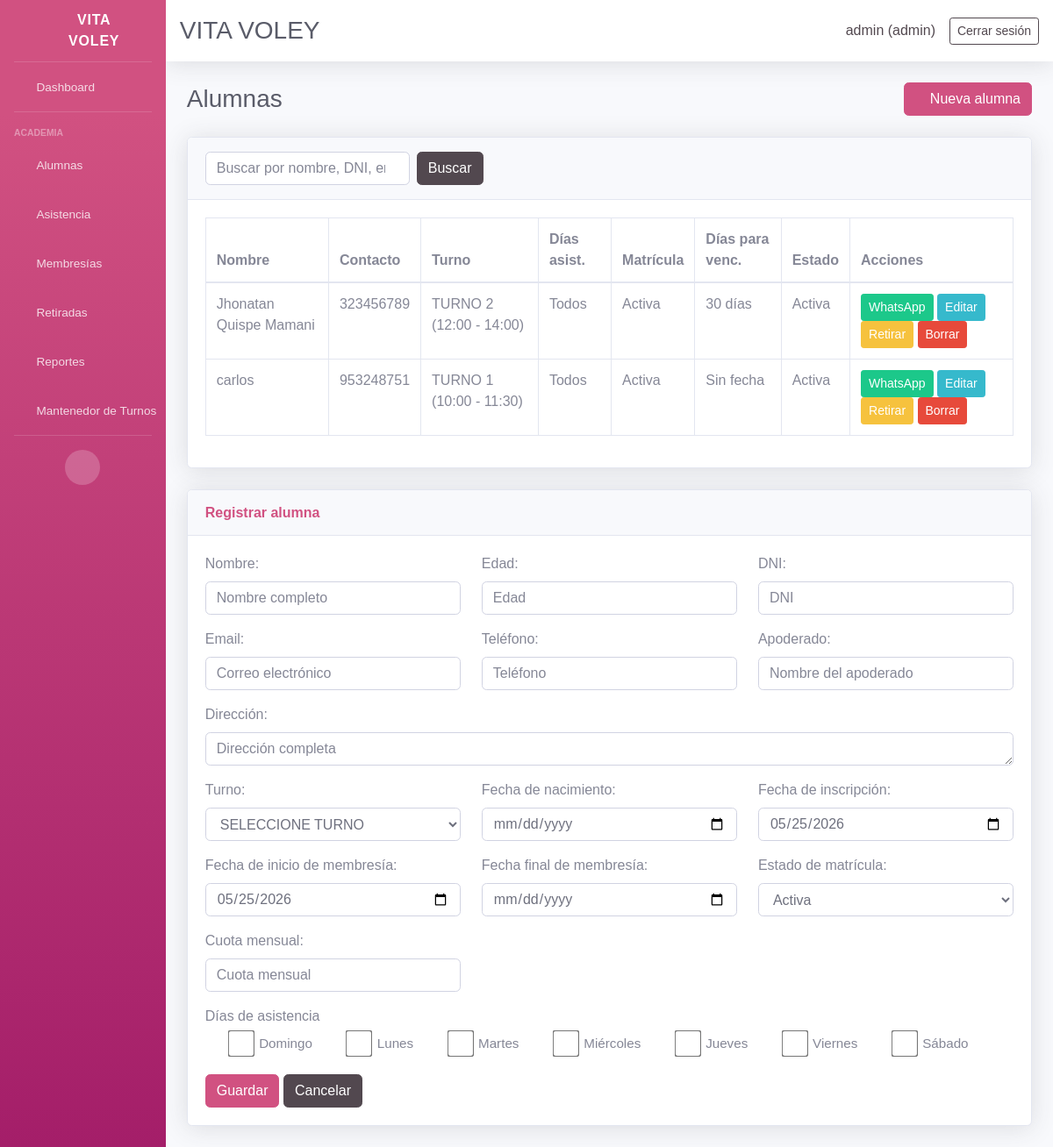
/students/ (signed in), run on an earlier commit of the app's database.
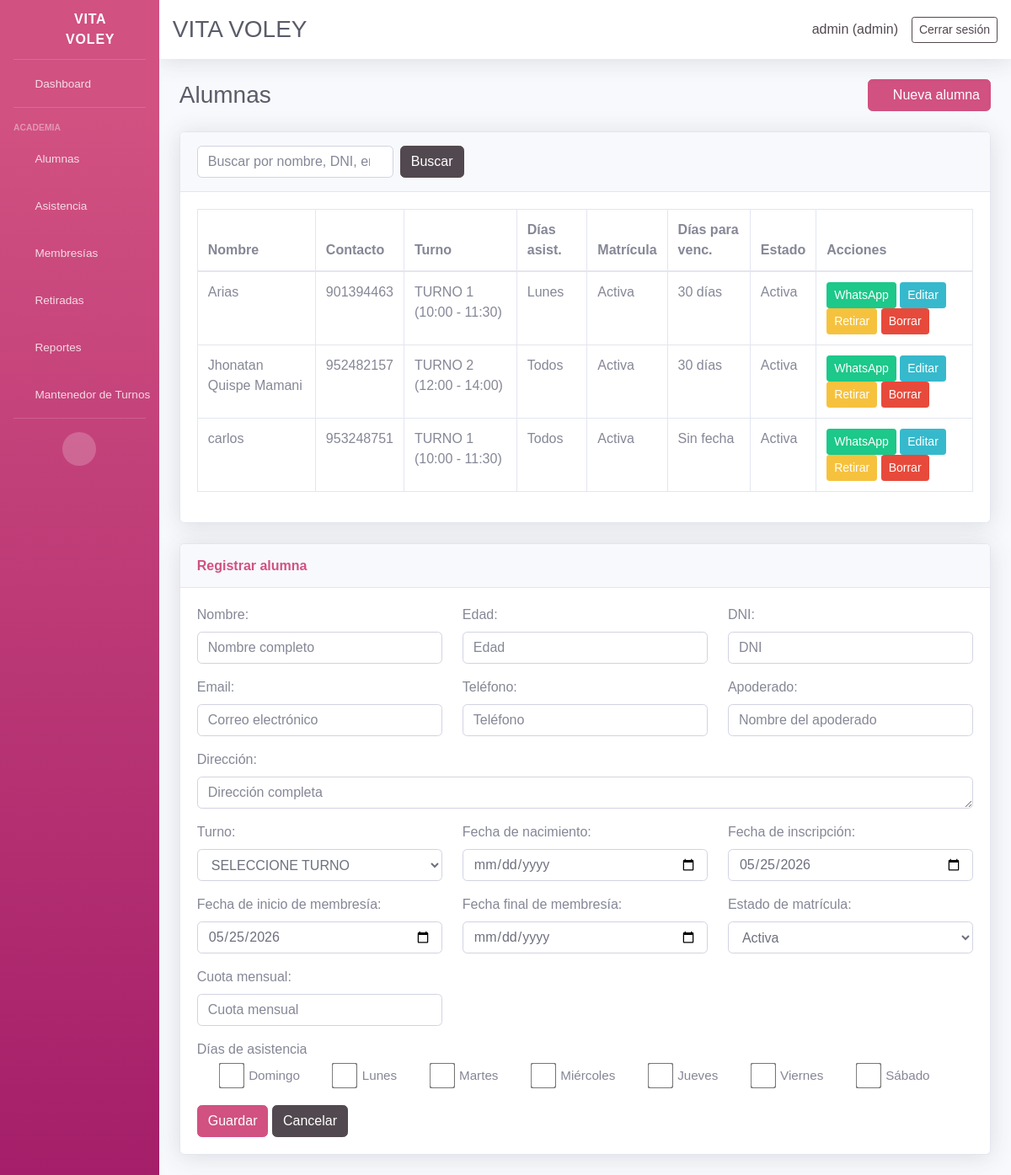
And on a later commit of the database.
### core/models.py (models this page shows, shortened)
class Student(models.Model):
    ENROLLMENT_STATUS_CHOICES = ENROLLMENT_STATUS_CHOICES
    name = models.CharField(max_length=120)
    age = models.PositiveSmallIntegerField(blank=True, null=True)
    dni = models.CharField(max_length=15, blank=True, null=True)
    email = models.EmailField(blank=True, null=True)
    contact = models.CharField(max_length=200, blank=True, null=True)
    guardian = models.CharField(max_length=120, blank=True, null=True)
    address = models.TextField(blank=True, null=True)
    shift = models.ForeignKey(Shift, on_delete=models.PROTECT, blank=True, null=True, related_name='students')
    enrollment_status = models.CharField(max_length=10, choices=ENROLLMENT_STATUS_CHOICES, default='active')
    retired = models.BooleanField(default=False)
    retired_reason = models.TextField(blank=True, null=True)
    retired_at = models.DateField(blank=True, null=True)
    monthly_fee = models.DecimalField(max_digits=10, decimal_places=2, blank=True, null=True)
    enrollment_date = models.DateField(blank=True, null=True)
    membership_start = models.DateField(blank=True, null=True, verbose_name='Inicio de membresía')
    membership_end = models.DateField(blank=True, null=True, verbose_name='Fin de membresía')
    birth_date = models.DateField(blank=True, null=True)
    attendance_days = models.JSONField(default=list, blank=True)
    created_at = models.DateTimeField(auto_now_add=True)
    class Meta:
        ordering = ['name']
    @property
    def active(self):
        return not self.retired and self.enrollment_status == 'active'
    @property
    def attendance_days_display(self):
        labels = ['Domingo', 'Lunes', 'Martes', 'Miércoles', 'Jueves', 'Viernes', 'Sábado']
        if not self.attendance_days or len(self.attendance_days) == 7:
            return 'Todos'
        return ', '.join([labels[idx] for idx in self.attendance_days if 0 <= idx < len(labels)])
    @property
    def membership_days_remaining(self):
        from datetime import timedelta
        today = timezone.localdate()
        expiry = self.membership_end
        if not expiry and self.membership_start:
            expiry = self.membership_start + timedelta(days=30)
        if not expiry:
            return None
        return (expiry - today).days
    @property
    def membership_days_remaining_display(self):
        days = self.membership_days_remaining
        if days is None:
            return 'Sin fecha'
        if days < 0:
            return f'Vencida {abs(days)}d'
        if days == 0:
            return 'Hoy'
        return f'{days} días'
    @property
    def whatsapp_url(self):
        if not self.contact:
            return None
        digits = ''.join(ch for ch in self.contact if ch.isdigit())
        if not digits:
            return None
        if digits.startswith('00'):
            digits = digits[2:]
        if len(digits) == 9:
            digits = '51' + digits
        elif len(digits) == 10 and digits.startswith('0'):
            digits = '51' + digits[1:]
        if len(digits) < 9:
            return None
        return f'https://wa.me/{digits}'
    def get_shift_display(self):
        if not self.shift:
            return ''
        return str(self.shift)

class Shift(models.Model):
    name = models.CharField(max_length=120)
    start_time = models.TimeField()
    end_time = models.TimeField()
    created_at = models.DateTimeField(auto_now_add=True)
    class Meta:
        ordering = ['name']
    @property
    def schedule(self):
        return f"{self.start_time.strftime('%H:%M')} - {self.end_time.strftime('%H:%M')}"
    def __str__(self):
        return f"{self.name} ({self.schedule})"

### core/views.py (the view, shortened to what this page needs)
# urls.py: path('students/', views.student_list, name='students_list'),
@login_required(login_url='login')
def student_list(request):
    query = request.GET.get('q', '').strip()
    students = Student.objects.filter(retired=False)
    students = students.order_by('name')
    if request.method == 'POST':
        form = StudentForm(request.POST)
        if form.is_valid():
            form.save()
            return redirect('students_list')
    else:
        form = StudentForm()
    context = {
        'students': students,
        'query': query,
        'form': form,
        'create_mode': True,
    }
    return render(request, 'core/students.html', context)

### core/context_processors.py (called while the page is built, shortened)
def user_role_context(request):
    user_role = None
    is_admin = False
    is_secretary = False
    if request.user.is_authenticated:
        if request.user.is_superuser:
            user_role = 'admin'
            is_admin = True
    return {
        'user_role': user_role,
        'is_admin': is_admin,
        'is_secretary': is_secretary,
    }

### core/templates/core/students.html (shortened to what the changed rows need)
{% extends 'core/base.html' %}
{% block content %}
<div class="d-sm-flex align-items-center justify-content-between mb-4">
    <h1 class="h3 mb-0 text-gray-800">Alumnas</h1>
</div>
<div class="card shadow mb-4">
    <div class="card-body">
        <div class="table-responsive">
            <table class="table table-bordered">
                <thead>
                    <tr><th>Nombre</th><th>Contacto</th><th>Turno</th><th>Días asist.</th><th>Matrícula</th><th>Días para venc.</th><th>Estado</th><th>Acciones</th></tr>
                </thead>
                <tbody>
                    {% for student in students %}
                    <tr>
                        <td>{{ student.name }}</td>
                        <td>{{ student.contact }}</td>
                        <td>{{ student.get_shift_display }}</td>
                        <td>{{ student.attendance_days_display }}</td>
                        <td>{% if student.enrollment_status == 'active' %}Activa{% else %}Inactiva{% endif %}</td>
                        <td>{{ student.membership_days_remaining_display }}</td>
                        <td>{% if student.enrollment_status == 'active' %}Activa{% else %}Inactiva{% endif %}</td>
                        <td>
                            {% if student.whatsapp_url %}
                                <a class="btn btn-sm btn-success" href="{{ student.whatsapp_url }}" target="_blank" rel="noreferrer">WhatsApp</a>
                            {% else %}
                                <button class="btn btn-sm btn-secondary" disabled>WhatsApp</button>
                            {% endif %}
                            <a class="btn btn-sm btn-info" href="{% url 'student_edit' student.id %}">Editar</a>
                            <a class="btn btn-sm btn-warning" href="{% url 'student_retire' student.id %}">Retirar</a>
                            {% if not is_secretary %}
                            <form method="post" action="{% url 'student_delete' student.id %}" class="d-inline">{% csrf_token %}<button class="btn btn-sm btn-danger">Borrar</button></form>
                            {% endif %}
                        </td>
                    </tr>
                    {% empty %}
                    <tr><td colspan="8">No se encontraron alumnas.</td></tr>
                    {% endfor %}
                </tbody>
            </table>
        </div>
    </div>
</div>
{% if create_mode or edit_mode %}
<div class="card shadow mb-4">
    <div class="card-body">
        <form method="post">
            <div class="row">
                <div class="col-12 mb-3">
                    <div>
                        {% for checkbox in form.attendance_days %}
                            <div class="form-check form-check-inline mr-2">
                                {{ checkbox.tag }}
                                <label class="form-check-label ml-1">{{ checkbox.choice_label }}</label>
                            </div>
                        {% endfor %}
                    </div>
                </div>
            </div>
        </form>
    </div>
</div>
{% endif %}
{% endblock %}

What changed in the data, as far as the page shows it:
added Student: name "Arias", contact "901394463", shift "TURNO 1 (10:00 - 11:30)", attendance_days_display "Lunes", enrollment_status "Activa", membership_days_remaining_display "30 días"
changed Student "Jhonatan Quispe Mamani": contact "323456789" → "952482157"
